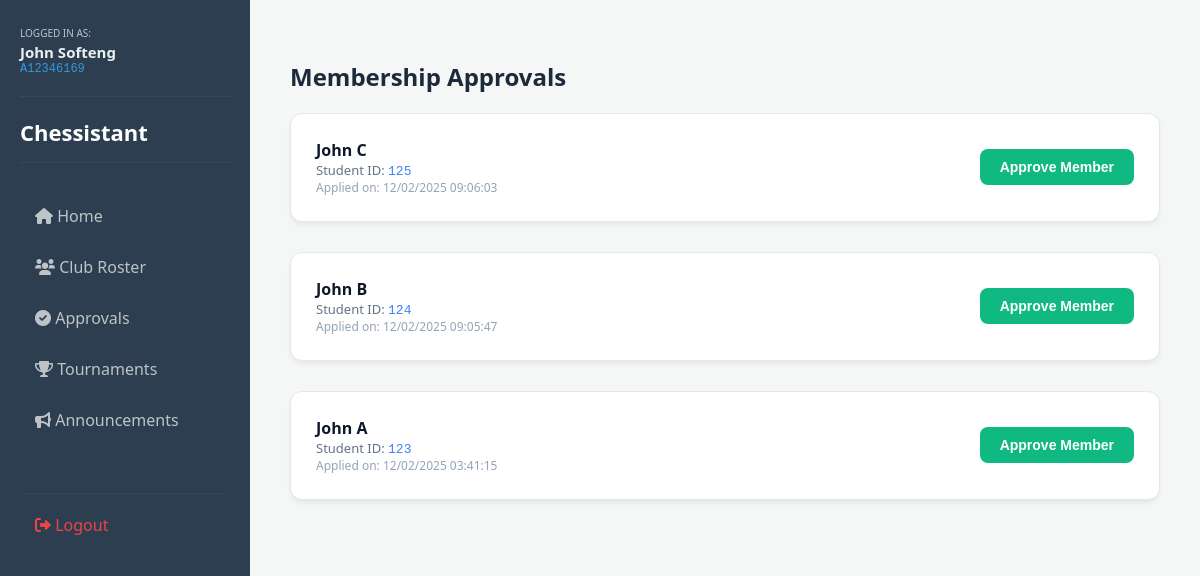
The app's page /Chessistant.php?page=approvals (signed in) with its own data.
### tables this page shows
CREATE TABLE Registrations (
                RegID   INTEGER NOT NULL DEFAULT 1 CHECK(RegID >= 0),
                StudName    TEXT NOT NULL DEFAULT 'John Smith',
                StudNum TEXT NOT NULL UNIQUE,
                Email   TEXT NOT NULL DEFAULT 'no.mail@umak.edu.ph',
                Password    TEXT NOT NULL DEFAULT '12345',
                Date    TEXT NOT NULL DEFAULT (strftime('%m/%d/%Y %H:%M:%S', 'now')),
                LastModified    INTEGER NOT NULL DEFAULT (strftime('%s', 'now')),
                PRIMARY KEY(RegID AUTOINCREMENT)
            );

### Chessistant.php (the view, shortened to what this page needs)
<?php
try {
    $db = new PDO('sqlite:Hoshiyomi_ChessApp.db');
    $db->setAttribute(PDO::ATTR_ERRMODE, PDO::ERRMODE_EXCEPTION);
} catch (PDOException $e) {
    die("Database connection failed: " . $e->getMessage());
}
$page = isset($_GET['page']) ? $_GET['page'] : 'home';
?>
<!DOCTYPE html>
<html>
<head>
    <link rel="stylesheet" href="style.css">
    <link rel="stylesheet" href="https://cdnjs.cloudflare.com/ajax/libs/font-awesome/6.0.0/css/all.min.css">
</head>
<body>
<div id="sidebar">
    <div class="admin-profile">
        <small style="color: #bdc3c7; font-size: 10px;">LOGGED IN AS:</small>
        <div class="admin-name"><?php echo htmlspecialchars($_SESSION['admin_name']); ?></div>
        <div class="admin-id"><?php echo htmlspecialchars($_SESSION['admin_stud_num'] ?? 'ID Not Found'); ?></div>
    </div>
    <h2>Chessistant</h2>
    <nav>
        <a href="?page=home"><i class="fas fa-home"></i> Home</a>
        <a href="?page=roster"><i class="fas fa-users"></i> Club Roster</a>
        <a href="?page=approvals"><i class="fas fa-check-circle"></i> Approvals</a>
        <a href="?page=tournament"><i class="fas fa-trophy"></i> Tournaments</a>
        <a href="?page=announcement"><i class="fas fa-bullhorn"></i> Announcements</a>
    </nav>
    <a href="logout.php" style="color: #ef4444; margin-top: 50px; border-top: 1px solid #34495e; padding-top: 20px;">
        <i class="fas fa-sign-out-alt"></i> Logout
    </a>
</div>
    <div id="content">
        <?php
        switch ($page) {
            case 'approvals':
                echo "<h2>Membership Approvals</h2>";
                $regs = $db->query("SELECT * FROM Registrations ORDER BY Date DESC")->fetchAll();
                if (!$regs) {
                    echo "<div class='card'><p style='color: #64748b; text-align: center;'>No pending registrations at the moment.</p></div>";
                } else {
                    foreach ($regs as $r) {
                        echo "<div class='card' style='display: flex; justify-content: space-between; align-items: center;'>
                                <div>
                                    <div style='font-weight: 600; font-size: 16px; color: #0f172a;'>" . htmlspecialchars($r['StudName']) . "</div>
                                    <div style='font-size: 13px; color: #64748b;'>Student ID: <code style='color: #3b82f6;'>" . htmlspecialchars($r['StudNum']) . "</code></div>
                                    <div style='font-size: 12px; color: #94a3b8;'>Applied on: " . htmlspecialchars($r['Date']) . "</div>
                                </div>
                                <form method='POST' onsubmit='return confirm(\"Approve this member?\");'>
                                    <input type='hidden' name='reg_id' value='{$r['RegID']}'>
                                    <button type='submit' name='approve_user' class='btn-save'>Approve Member</button>
                                </form>
                            </div>";
                    }
                }
                break;
        }
        ?>
    </div>
</body>
</html>

### style.css (style rules this page uses)
* { box-sizing: border-box; }
body { display: flex; font-family: 'Segoe UI', system-ui, -apple-system, sans-serif; margin: 0; background: #f4f7f6; min-height: 100vh; color: #1e293b; }
#sidebar { width: 250px; background: #2c3e50; color: white; height: 100vh; padding: 20px; position: fixed; left: 0; top: 0; z-index: 1000; }
#content { flex-grow: 1; margin-left: 250px; padding: 40px; width: calc(100% - 250px); }
#sidebar h2 { margin: 20px 0 30px; border-bottom: 1px solid #34495e; padding-bottom: 15px; font-size: 22px; }
.admin-profile { padding-bottom: 20px; margin-bottom: 20px; border-bottom: 1px solid #34495e; }
.admin-name { color: #ecf0f1; font-weight: 600; font-size: 15px; }
.admin-id { color: #3498db; font-size: 12px; font-family: 'Courier New', monospace; }
#sidebar a { color: #bdc3c7; text-decoration: none; display: block; padding: 12px 15px; border-radius: 6px; margin-bottom: 5px; transition: all 0.3s ease; }
.card { background: white; padding: 25px; border-radius: 12px; box-shadow: 0 4px 6px -1px rgba(0,0,0,0.05), 0 2px 4px -1px rgba(0,0,0,0.03); margin-bottom: 30px; border: 1px solid #e2e8f0; }
button, .btn { border: none; padding: 10px 20px; border-radius: 8px; cursor: pointer; font-weight: 600; font-size: 14px; transition: all 0.2s ease; display: inline-flex; align-items: center; justify-content: center; }
.btn-save, .login-btn { background: #10b981; color: white; }

### records on screen
registrations: StudName "John C", StudNum "125", Date "12/02/2025 09:06:03"
registrations: StudName "John B", StudNum "124", Date "12/02/2025 09:05:47"
registrations: StudName "John A", StudNum "123", Date "12/02/2025 03:41:15"

### other values on screen
$_SESSION['admin_name'] "John Softeng"
$_SESSION['admin_stud_num'] "A12346169"
